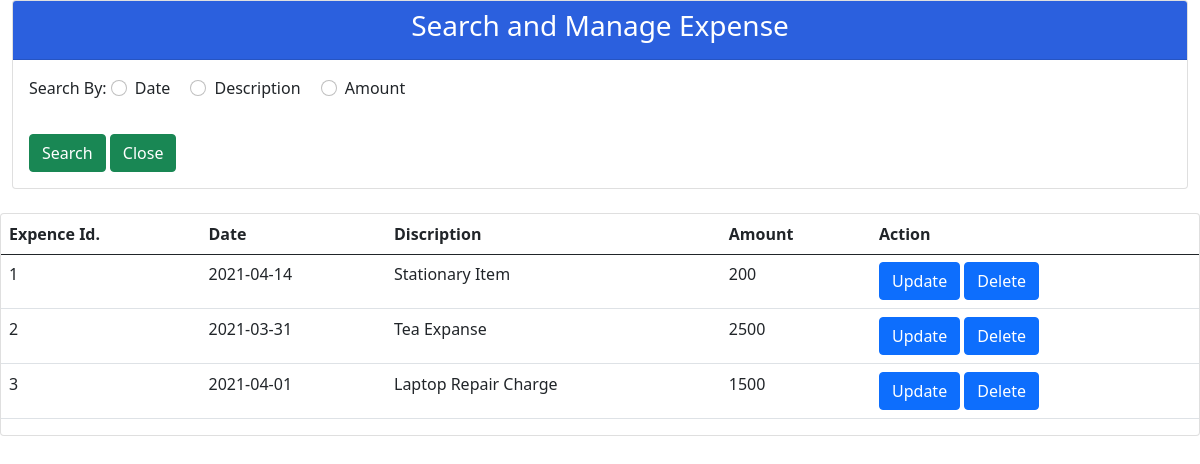
Page /Ceramic/Expense/ManageExpense.php on the committed database.
### tables this page shows
CREATE TABLE `tblexpencemst` (
  `ExpanceId` int(10) NOT NULL,
  `Discription` text NOT NULL,
  `ExpanceDate` date NOT NULL,
  `Amount` float NOT NULL,
  `CreatedDate` date NOT NULL,
  `ModifiedDate` date NOT NULL,
  `RecStatus` tinyint(1) NOT NULL
);

### Ceramic/Expense/ManageExpense.php (the view, shortened to what this page needs)
<!DOCTYPE html>
<html>
   <head>
      <link href="https://cdn.jsdelivr.net/npm/bootstrap@5.0.0-beta1/dist/css/bootstrap.min.css" rel="stylesheet">
      <link rel="stylesheet" href="chosen/chosen.css">
      <link rel='stylesheet' href='https://cdn.jsdelivr.net/npm/sweetalert2@10.10.1/dist/sweetalert2.min.css'>
      <link rel="stylesheet" href="https://cdnjs.cloudflare.com/ajax/libs/sweetalert/1.1.3/sweetalert.css">
   </head>
   <body>
      <div class="container-fluid col-lg-12">
       <div class="row">
         <div class="col-md-12">
            <div class="card card-primary">
               <div class="card-header" style="background-color: #2B60DE">
                  <h3 class="card-title" style="color: white" align="center">Search and Manage Expense</h3>
               </div>
               <div class="card-body">
                  <form class="row g-3" id="radio-buttons" action="ManageExpense.php" method="post">
                     <div class="form-group col-md-12">
                        <label class="form-label">Search By: </label>
                        <div class="form-check form-check-inline">
                           <input class="form-check-input" type="radio" name="date" id="expendate" value="edate" onchange="checkRadio(this)">
                           <label class="form-check-label" for="inlineRadio1">Date</label>
                        </div>
                        <div class="form-check form-check-inline">
                           <input class="form-check-input" type="radio" name="date" id="expendis" value="edis" onchange="checkRadio(this)">
                           <label class="form-check-label" for="inlineRadio2">Description</label>
                        </div>
                        <div class="form-check form-check-inline">
                           <input class="form-check-input" type="radio" name="date" id="expenamount" value="eamount" onchange="checkRadio(this)">
                           <label class="form-check-label" for="inlineRadio2">Amount</label>
                        </div>
                        </div>
                        <div>
                          <input type="submit" value="Search" name="submit" id="search" class="btn btn-success" style="margin-top: 10px;">
                          <input type="button" value="Close"  name="close" id="close" class="btn btn-success" onclick="location.href = '../admin.php';" style="margin-top: 10px;">
                        </div>
                     </div>
               </div>
            </div>
         </div>
      </div>
         <br>
         <div class="row">
            <div class="col-md-12">
               <div class="card card-primary">
                  <table class="table" id="data_table">
                     <thead>
                        <tr>
                           <th>Expence Id.</th>
                           <th>Date</th>
                           <th>Discription</th>
                           <th>Amount</th>
                           <th>Action</th>
                        </tr>
                     </thead>
                     <tbody>
                           <?php
                                $con=mysqli_connect('localhost','root','','imsdatabase');
                                $edis=$_POST['edis'];
                                 $eamt=$_POST['eamt'];
                                 $edate1=$_POST['edate1'];
                                 $edate2=$_POST['edate2'];
                                if ($_POST['edis']=='' and $_POST['eamt']=='' and $_POST['edate1']=='' and $_POST['']=='') {
                                 $query= "SELECT * FROM tblexpencemst WHERE RecStatus=1";
                                 $run = mysqli_query($con,$query);
                                }
                                elseif($_POST['edis'] and $_POST['eamt']=='' and $_POST['edate1']=='' and $_POST['edate2']=='')
                                    {
                                        $query="SELECT * FROM tblexpencemst WHERE Discription LIKE '%$edis%' AND RecStatus=1";
                                        $run=mysqli_query($con,$query);
                                    }
                                elseif ($_POST['edis']=='' and $_POST['eamt'] and $_POST['edate1']=='' and $_POST['edate2']=='') {
                                        $query="SELECT * FROM tblexpencemst WHERE Amount LIKE $eamt AND RecStatus=1";
                                        $run=mysqli_query($con,$query);
                                    }
                                elseif ($_POST['edis']=='' and $_POST['eamt']=='' and $_POST['edate1'] and $_POST['edate2']=='') {
                                        $query="SELECT * FROM tblexpencemst WHERE ExpanceDate LIKE '$edate1' AND RecStatus=1";
                                        $run=mysqli_query($con,$query);
                                    }
                                elseif ($_POST['edis']=='' and $_POST['eamt']=='' and $_POST['edate1'] and $_POST['edate2']) {
                                        $query="SELECT * FROM tblexpencemst WHERE ExpanceDate BETWEEN '$edate1' AND '$edate2' AND RecStatus=1";
                                        $run=mysqli_query($con,$query);
                                    }
                                if($run->num_rows==0){
                                      echo "<script>Swal.fire({icon: 'error', title: 'Oops...',text: 'No Data Found For This Value !!!'});</script>";
                                  }
                                  else{
                                while ($row=mysqli_fetch_array($run))
                                {
                                    $eid=$row[0];
                                    $edis=$row[2];
                                    $edate=$row[1];
                                    $eamt=$row[3];
                                  ?>
                               <td><?php echo $eid; ?></td>
                            <td><?php echo $edis; ?></td>
                            <td><?php echo $edate; ?></td>
                            <td><?php echo $eamt; ?></td>
                            <td><a href="UpdateExpense.php?id=<?php echo $eid; ?>"><input type="Button" value="Update" name="" class="btn btn-primary" id="btn"></a> <a href="DeleteExpense.php?id=<?php echo $eid; ?>"><input type="Button" value="Delete" name="" class="btn btn-primary" id="btn"></a></td>
                                              <?php } }?>
                     </tbody>
                  </table>
               </div>
            </div>
         </div>
   </body>
   </html>

### rows in the picture
tblexpencemst: ExpanceId "1", ExpanceDate "2021-04-14", Discription "Stationary Item", Amount "200"
tblexpencemst: ExpanceId "2", ExpanceDate "2021-03-31", Discription "Tea Expanse", Amount "2500"
tblexpencemst: ExpanceId "3", ExpanceDate "2021-04-01", Discription "Laptop Repair Charge", Amount "1500"
